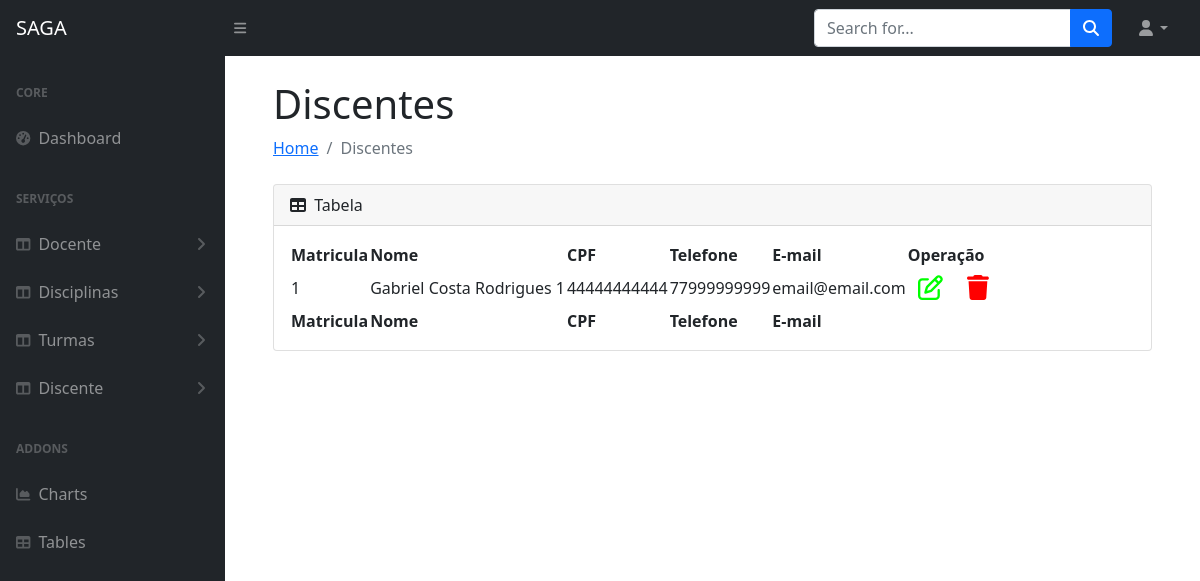
Screenshot of /discentes (signed in) with the database file from the repository.
### appacademico/models.py (models this page shows, shortened)
class Usuario(models.Model):
    matricula= models.AutoField(primary_key=True)
    nome = models.CharField(max_length=150)
    cpf = models.IntegerField()
    telefone=models.IntegerField()
    email=models.EmailField(max_length=50)
    class Meta:
        abstract = True

class Aluno(Usuario):
    turma = models.ForeignKey(Turma, on_delete=models.DO_NOTHING, null=True,blank=True)
    pass

### appacademico/views.py (the view)
# urls.py: path('discentes', views.discentes, name='discentes'),
@login_required(login_url='login')
def discentes(request):
    discente = Aluno.objects.all()
    return render(request, 'mostrar_todos.html', {'discente': discente})

### appacademico/templates/mostrar_todos.html (shortened to what this page needs)
{% extends 'index.html' %}
{% load static %}
{% load bootstrap4 %}
{% block h1 %}
{% if docente %}
Docentes
{% elif discente %}
Discentes
{% elif disciplina %}
Disciplinas
{% elif turmas %}
Turmas
{% endif %}
{% endblock %}
{% block li %}
{% if docente %}
Docentes
{% elif discente %}
Discentes
{% elif disciplina %}
Disciplinas
{% elif turmas %}
Turmas
{% endif %}
{% endblock %}
{% block content %}
<div class="card mb-4">
    <div class="card-header">
        <i class="fas fa-table me-1"></i>
        Tabela
    </div>
    <div class="card-body">
        <table id="datatablesSimple">
            <thead>
                {% if turmas %}
                <tr>
                    <th>Tuma</th>
                    <th>Disciplinas</th>
                    <th>Alunos</th>
                    <th>Professores</th>
                    <th>Operação</th>
                </tr>
                {% else %}
                <tr>
                    <th>Matricula</th>
                    <th>Nome</th>
                    <th>CPF</th>
                    <th>Telefone</th>
                    <th>E-mail</th>
                    <th>Operação</th>
                </tr>
                {% endif %}
            </thead>
            <tfoot>
                <tr>
                    <th>Matricula</th>
                    <th>Nome</th>
                    <th>CPF</th>
                    <th>Telefone</th>
                    <th>E-mail</th>
                </tr>
            </tfoot>
            <tbody>
                {% if docente %}
                {% for professor in docente %}
                <tr>
                    <td>{{professor.matricula}}</td>
                    <td>{{professor.nome}}</td>
                    <td>{{professor.cpf}}</td>
                    <td>{{professor.telefone}}</td>
                    <td>{{professor.email}}</td>
                    <td>
                        <a href="{% url 'editar_docente' professor.matricula %}"
                            style="padding: 10px; color: rgb(0, 255, 0); font-size: 25px;"><i
                                class="fa-regular fa-pen-to-square"></i></a>
                        <a href="{% url 'del_docente' professor.matricula %}"
                            style="padding: 10px; color: rgb(255, 0, 0); font-size: 25px;"><i
                                class="fa-solid fa-trash"></i></a>
                    </td>
                </tr>
                {% endfor %}
                {% elif discente %}
                {% for aluno in discente %}
                <tr>
                    <td>{{aluno.matricula}}</td>
                    <td>{{aluno.nome}}</td>
                    <td>{{aluno.cpf}}</td>
                    <td>{{aluno.telefone}}</td>
                    <td>{{aluno.email}}</td>
                    <td>
                        <a href="{% url 'editar_discente' aluno.matricula %}"
                            style="padding: 10px; color: rgb(0, 255, 0); font-size: 25px;"><i
                                class="fa-regular fa-pen-to-square"></i></a>
                        <a href="{% url 'del_discente' aluno.matricula %}"
                            style="padding: 10px; color: rgb(255, 0, 0); font-size: 25px;"><i
                                class="fa-solid fa-trash"></i></a>
                    </td>
                </tr>
                {% endfor %}
                {% endif %}
            </tbody>
        </table>
    </div>
</div>
</div>
</main>
{% endblock %}

### appacademico/templates/static/css/style1.css (style rules this page uses)
body { background-color: #1E0731; text-align: center; }

### rows the page displays
Aluno: matricula "1", nome "Gabriel Costa Rodrigues 1", cpf "44444444444", telefone "77999999999", email "email@email.com"
